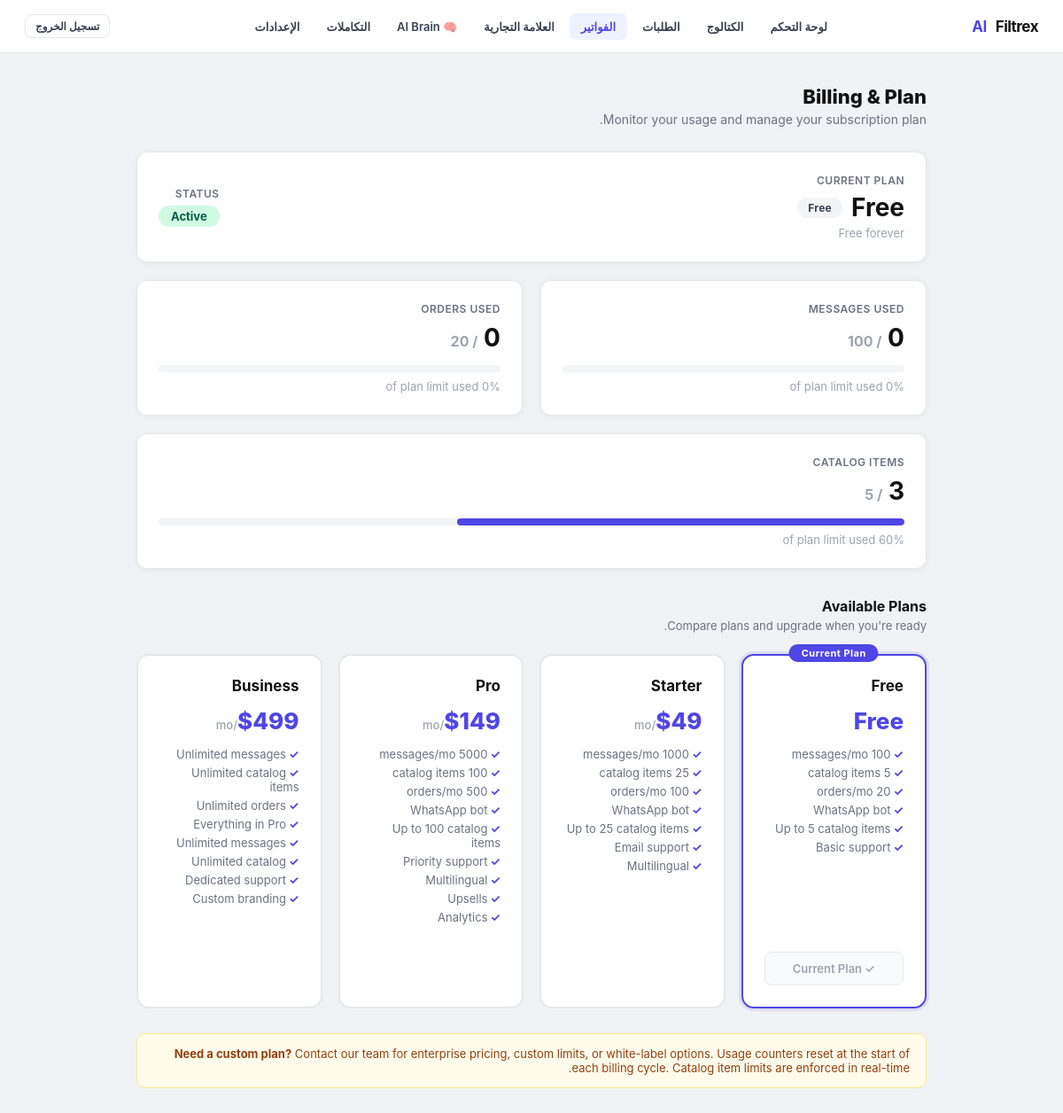
The app's page /admin/billing (signed in), older data.
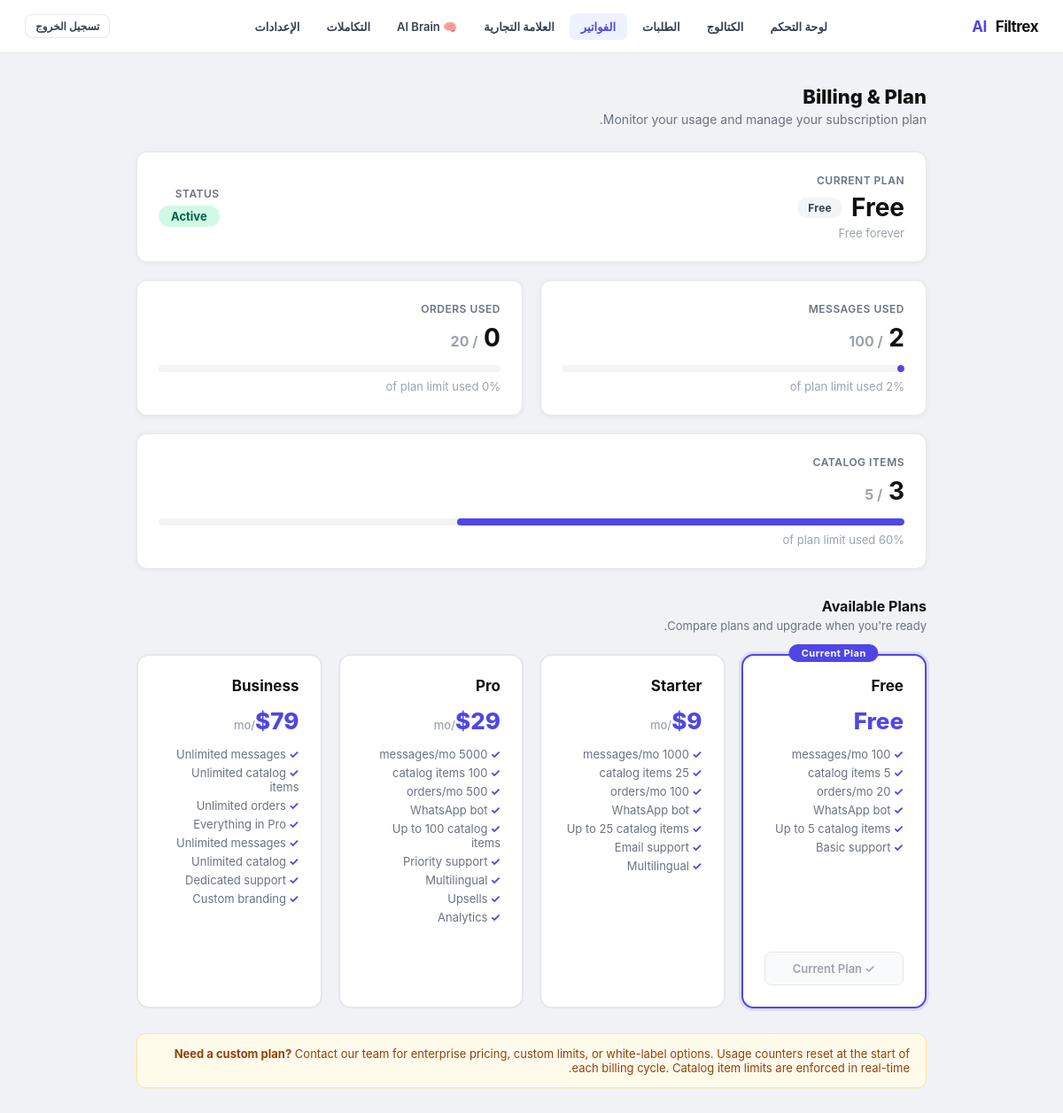
The same page, newer data.
### tables this page shows
CREATE TABLE clients (
                id                INTEGER PRIMARY KEY AUTOINCREMENT,
                name              TEXT NOT NULL,
                business_type     TEXT DEFAULT 'clinic',
                default_language  TEXT DEFAULT 'ar',
                currency          TEXT DEFAULT 'MAD',
                timezone          TEXT DEFAULT 'Africa/Casablanca',
                admin_whatsapp    TEXT,
                ultramsg_instance TEXT,
                ultramsg_token    TEXT,
                is_active         INTEGER DEFAULT 1,
                created_at        TEXT DEFAULT (datetime('now'))
            , whatsapp_connected INTEGER DEFAULT 0, onboarding_step INTEGER DEFAULT 0, referral_code   TEXT, referred_by     INTEGER, referral_count  INTEGER DEFAULT 0, brand_name          TEXT, logo_url            TEXT, primary_color       TEXT DEFAULT '#4f46e5', custom_domain       TEXT, white_label_enabled INTEGER DEFAULT 0, business_whatsapp_number TEXT, whatsapp_connection_status TEXT DEFAULT 'not_connected', whatsapp_provider TEXT DEFAULT 'ultramsg', plan TEXT DEFAULT 'free', subscription_id TEXT, subscription_status TEXT DEFAULT 'inactive', is_trial          INTEGER DEFAULT 0, trial_started_at  TEXT, trial_ends_at     TEXT, affiliate_enabled  INTEGER DEFAULT 1, affiliate_code     TEXT, affiliate_earnings REAL    DEFAULT 0.0, affiliate_rate     REAL    DEFAULT 0.20, assistant_tone        TEXT DEFAULT 'friendly', assistant_goal        TEXT DEFAULT 'book_appointments', business_description  TEXT DEFAULT '', policies              TEXT DEFAULT '', fallback_message      TEXT DEFAULT '', trial_reminder_day  INTEGER DEFAULT 0);

CREATE TABLE subscription_plans (
                id                 INTEGER PRIMARY KEY AUTOINCREMENT,
                name               TEXT NOT NULL,
                price_monthly      REAL NOT NULL DEFAULT 0,
                max_messages       INTEGER NOT NULL DEFAULT 100,
                max_catalog_items  INTEGER NOT NULL DEFAULT 5,
                max_orders         INTEGER NOT NULL DEFAULT 20,
                features_json      TEXT DEFAULT '[]',
                is_active          INTEGER DEFAULT 1
            );

CREATE TABLE client_subscriptions (
                id             INTEGER PRIMARY KEY AUTOINCREMENT,
                client_id      INTEGER NOT NULL,
                plan_id        INTEGER NOT NULL,
                status         TEXT NOT NULL DEFAULT 'active',
                started_at     TEXT DEFAULT CURRENT_TIMESTAMP,
                expires_at     TEXT,
                messages_used  INTEGER DEFAULT 0,
                orders_used    INTEGER DEFAULT 0
            , bonus_messages INTEGER DEFAULT 0, paypal_subscription_id TEXT);

### app.py (the view)
@app.route("/admin/billing")
def admin_billing():
    guard = _admin_guard()
    if guard:
        return guard
    cid = _session_client_id()
    sub = get_client_subscription(cid)
    con = get_db_connection()
    try:
        catalog_count = con.execute(
            "SELECT COUNT(*) FROM catalogs WHERE client_id=?", (cid,)
        ).fetchone()[0]
        all_plans = con.execute(
            "SELECT * FROM subscription_plans WHERE is_active=1 ORDER BY price_monthly ASC"
        ).fetchall()
    finally:
        con.close()
    plans_list = []
    for p in all_plans:
        pd = dict(p)
        try:
            pd["features"] = json.loads(pd.get("features_json") or "[]")
        except Exception:
            pd["features"] = []
        plans_list.append(pd)
    _plan_display = sub.get("plan_name") if sub else "none"
    print(f"[BILLING_PLAN] admin_billing client={cid} plan={_plan_display!r}")
    return render_template(
        "admin/billing.html",
        sub=sub,
        catalog_count=catalog_count,
        all_plans=plans_list,
        active="billing"
    )

### templates/admin/billing.html (shortened to what this page needs)
{% extends "admin/layout.html" %}
{% block content %}
<div class="billing-wrap">
  <div class="billing-hero">
    <h1>Billing &amp; Plan</h1>
    <p>Monitor your usage and manage your subscription plan.</p>
  </div>
  {% if sub %}
    {% set pct_msg = ((sub.messages_used / sub.max_messages * 100) | int) if sub.max_messages > 0 else 0 %}
    {% set pct_ord = ((sub.orders_used   / sub.max_orders   * 100) | int) if sub.max_orders   > 0 else 0 %}
    {% set pct_cat = ((catalog_count     / sub.max_catalog_items * 100) | int) if sub.max_catalog_items > 0 else 0 %}
    <div class="billing-grid">
      <div class="stat-card" style="grid-column:1/-1">
        <div style="display:flex; align-items:center; justify-content:space-between; flex-wrap:wrap; gap:12px;">
          <div>
            <div class="stat-label">Current Plan</div>
            <div style="display:flex; align-items:center; gap:10px; margin-top:6px;">
              <span class="stat-value">{{ sub.plan_name }}</span>
              <span class="plan-badge badge-{{ sub.plan_name | lower }}">{{ sub.plan_name }}</span>
            </div>
            <div class="stat-sub" style="margin-top:4px;">
              {% if sub.price_monthly == 0 %}Free forever
              {% else %}${{ sub.price_monthly }}/month{% endif %}
            </div>
          </div>
          <div style="text-align:right;">
            <div class="stat-label">Status</div>
            <span style="display:inline-block; margin-top:6px; padding:4px 14px;
              border-radius:999px; font-size:13px; font-weight:700;
              background:{% if sub.status=='active' %}#d1fae5{% else %}#fee2e2{% endif %};
              color:{% if sub.status=='active' %}#065f46{% else %}#991b1b{% endif %};">
              {{ sub.status | title }}
            </span>
          </div>
        </div>
      </div>
      <div class="stat-card">
        <div class="stat-label">Messages Used</div>
        {% if sub.max_messages == -1 %}
          <div class="stat-value">{{ sub.messages_used }}</div>
          <div class="stat-sub">Unlimited</div>
        {% else %}
          <div class="stat-value">{{ sub.messages_used }} <span style="font-size:16px;color:#9ca3af;">/ {{ sub.max_messages }}</span></div>
          <div class="progress-bar-wrap">
            <div class="progress-bar {% if pct_msg >= 90 %}over{% elif pct_msg >= 70 %}warn{% endif %}"
                 style="width:{{ [pct_msg, 100] | min }}%"></div>
          </div>
          <div class="stat-sub">{{ pct_msg }}% of plan limit used</div>
        {% endif %}
      </div>
      <div class="stat-card">
        <div class="stat-label">Orders Used</div>
        {% if sub.max_orders == -1 %}
          <div class="stat-value">{{ sub.orders_used }}</div>
          <div class="stat-sub">Unlimited</div>
        {% else %}
          <div class="stat-value">{{ sub.orders_used }} <span style="font-size:16px;color:#9ca3af;">/ {{ sub.max_orders }}</span></div>
          <div class="progress-bar-wrap">
          </div>
          <div class="stat-sub">{{ pct_ord }}% of plan limit used</div>
        {% endif %}
      </div>
      <div class="stat-card" style="grid-column:1/-1">
        <div class="stat-label">Catalog Items</div>
        {% if sub.max_catalog_items == -1 %}
          <div class="stat-value">{{ catalog_count }}</div>
          <div class="stat-sub">Unlimited</div>
        {% else %}
          <div class="stat-value">{{ catalog_count }} <span style="font-size:16px;color:#9ca3af;">/ {{ sub.max_catalog_items }}</span></div>
          <div class="progress-bar-wrap">
            <div class="progress-bar {% if pct_cat >= 90 %}over{% elif pct_cat >= 70 %}warn{% endif %}"
                 style="width:{{ [pct_cat, 100] | min }}%"></div>
          </div>
          <div class="stat-sub">{{ pct_cat }}% of plan limit used</div>
        {% endif %}
      </div>
    </div>
  {% else %}
    <div class="info-note" style="margin-bottom:28px;">No active subscription found. Contact support.</div>
  {% endif %}
  <div class="section-title">Available Plans</div>
  <div class="section-sub">Compare plans and upgrade when you're ready.</div>
  <div class="plans-grid">
    {% for plan in all_plans %}
      {% set plan_slug  = plan.name | lower %}
      {% set is_current = sub and sub.plan_id == plan.id %}
      <div class="plan-card {% if is_current %}current{% endif %}">
        {% if is_current %}<div class="plan-card-current-label">Current Plan</div>{% endif %}
        <div class="plan-card-name">{{ plan.name }}</div>
        <div class="plan-card-price">
          {% if plan.price_monthly == 0 %}Free
          {% else %}${{ plan.price_monthly | int }}<span>/mo</span>{% endif %}
        </div>
        <div class="plan-card-limits">
          <ul>
            <li>{% if plan.max_messages == -1 %}Unlimited messages{% else %}{{ plan.max_messages | int }} messages/mo{% endif %}</li>
            <li>{% if plan.max_catalog_items == -1 %}Unlimited catalog items{% else %}{{ plan.max_catalog_items | int }} catalog items{% endif %}</li>
            <li>{% if plan.max_orders == -1 %}Unlimited orders{% else %}{{ plan.max_orders | int }} orders/mo{% endif %}</li>
            {% for feat in plan.features %}
            <li>{{ feat }}</li>
            {% endfor %}
          </ul>
        </div>
        {% if is_current %}
          <div class="btn-current-plan">✓ Current Plan</div>
        {% elif plan_slug == 'free' %}
          <div class="btn-current-plan" style="color:#d1d5db;">Free Tier</div>
        {% else %}
          <div class="paypal-btn-wrap">
            <div id="paypal-button-{{ plan_slug }}"></div>
          </div>
        {% endif %}
      </div>
    {% endfor %}
  </div>
  <div class="info-note" style="margin-top:28px;">
    <strong>Need a custom plan?</strong> Contact our team for enterprise pricing, custom limits, or white-label options.
    Usage counters reset at the start of each billing cycle.
    Catalog item limits are enforced in real-time.
  </div>
</div>
{% endblock %}

### templates/admin/layout.html (shortened to what this page needs)
<!DOCTYPE html>
<html lang="{{ lang }}" dir="{{ 'rtl' if lang == 'ar' else 'ltr' }}">
<head>
</head>
<body>
<nav class="nav">
  <div class="nav-brand">
    {% if branding.logo_url %}
      <img src="{{ branding.logo_url }}" alt="{{ branding.brand_name }}"
           style="height:32px;width:auto;object-fit:contain;border-radius:4px;" />
    {% else %}
      {% set _parts = branding.brand_name.split() %}
      {% if _parts|length >= 2 %}
        {{ _parts[:-1]|join(' ') }} <span>{{ _parts[-1] }}</span>
      {% else %}
        <span>{{ branding.brand_name }}</span>
      {% endif %}
    {% endif %}
  </div>
  <div class="nav-links">
    <a href="/admin/dashboard" class="nav-link {% if active=='dashboard' %}active{% endif %}">{{ t("nav_dashboard", lang) }}</a>
    <a href="/admin/catalog" class="nav-link {% if active=='catalog' %}active{% endif %}">{{ t("nav_catalog", lang) }}</a>
    <a href="/admin/orders" class="nav-link {% if active=='orders' %}active{% endif %}">{{ t("nav_orders", lang) }}</a>
    <a href="/admin/billing" class="nav-link {% if active=='billing' %}active{% endif %}">{{ t("nav_billing", lang) }}</a>
    <a href="/admin/branding" class="nav-link {% if active=='branding' %}active{% endif %}">{{ t("nav_branding", lang) }}</a>
    <a href="/admin/ai-brain" class="nav-link {% if active=='ai-brain' %}active{% endif %}">🧠 AI Brain</a>
    <a href="/admin/integrations" class="nav-link {% if active=='integrations' %}active{% endif %}">{{ t("nav_integrations", lang) }}</a>
    <a href="/admin/settings" class="nav-link {% if active=='settings' %}active{% endif %}">{{ t("nav_settings", lang) }}</a>
  </div>
  <div class="nav-right">
    <a href="/logout" class="btn btn-ghost btn-sm">{{ t("nav_logout", lang) }}</a>
  </div>
</nav>
<div class="shell">
  {% block content %}{% endblock %}
</div>
</body>
</html>

Row changes from the older to the newer data that the page shows:
changed client_subscriptions "Active": messages_used (not shown) → "2"
changed subscription_plans "Starter": price_monthly "49" → "9"
changed subscription_plans "Pro": price_monthly "149" → "29"
changed subscription_plans "Business": price_monthly "499" → "79"
Text that changed along with them:
{{ pct_msg }}: "0" → "2"
